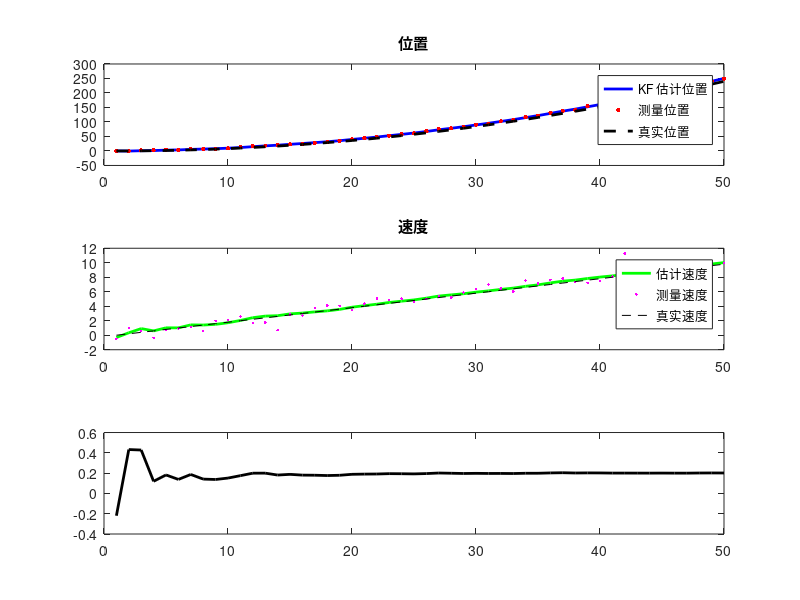

The MATLAB source for this figure: (Note: this script raises an error after producing the figure.)
function Kalman1D_CA_Model
clc;clear all;close all;
dt = 1;
N = 50;
true_a = 0.2;             % 真实加速度
Q = 0.00000001 * eye(3);        % 过程噪声（稍微调大一点以适应模型不匹配）
R = diag([1.0, 0.5]);     % 测量噪声（测位置 + 速度）

% 状态转移矩阵 F（CA 模型）
F = [1 dt 0.5*dt^2;
    0  1     dt;
    0  0     1];

% 观测矩阵 H：测位置 + 速度
H = [1 0 0;
    0 1 0];

% 初始状态
x_true = [0; 0; true_a];
x_est  = [0; 0; 0];        % 初始估计
P = eye(3);                % 协方差

x_store = zeros(3, N);
z_store = zeros(2, N);

for k = 1:N
    x_true_store(:, k) = x_true;  % 增加这一行，存储真实轨迹
    % 模拟真实运动 + 噪声测量
    w = mvnrnd([0; 0; 0], Q)';
    v = mvnrnd([0; 0], R)';
    x_true = F * x_true + w;
    z = H * x_true + v;

    % KF 预测
    x_pred = F * x_est;
    P_pred = F * P * F' + Q;

    % KF 更新
    K = P_pred * H' / (H * P_pred * H' + R);
    x_est = x_pred + K * (z - H * x_pred);
    P = (eye(3) - K * H) * P_pred;

    % 存储
    x_store(:, k) = x_est;
    z_store(:, k) = z;
end

% 绘图
t = 1:N;
figure;
subplot(3, 1, 1);
plot(t, x_store(1, :), 'b-', 'LineWidth', 2); hold on;      % 滤波估计
plot(t, z_store(1, :), 'r.', 'MarkerSize', 10);hold on;     % 带噪测量
plot(t, x_true_store(1, :), 'k--', 'LineWidth', 2);hold on;  % 真实轨迹
legend('KF 估计位置', '测量位置', '真实位置');
title('位置');

subplot(3, 1, 2);
plot(t, x_store(2, :), 'g-', 'LineWidth', 2); hold on;
plot(t, z_store(2, :), 'm.');hold on;
plot(t, x_true_store(2, :), 'k--');hold on;  % 真实速度
legend('估计速度', '测量速度','真实速度'); title('速度');

subplot(3, 1, 3);
plot(t, x_store(3, :), 'k-', 'LineWidth', 2); hold on;
yline(true_a, '--r');
legend('估计加速度', '真实加速度'); title('加速度');
end